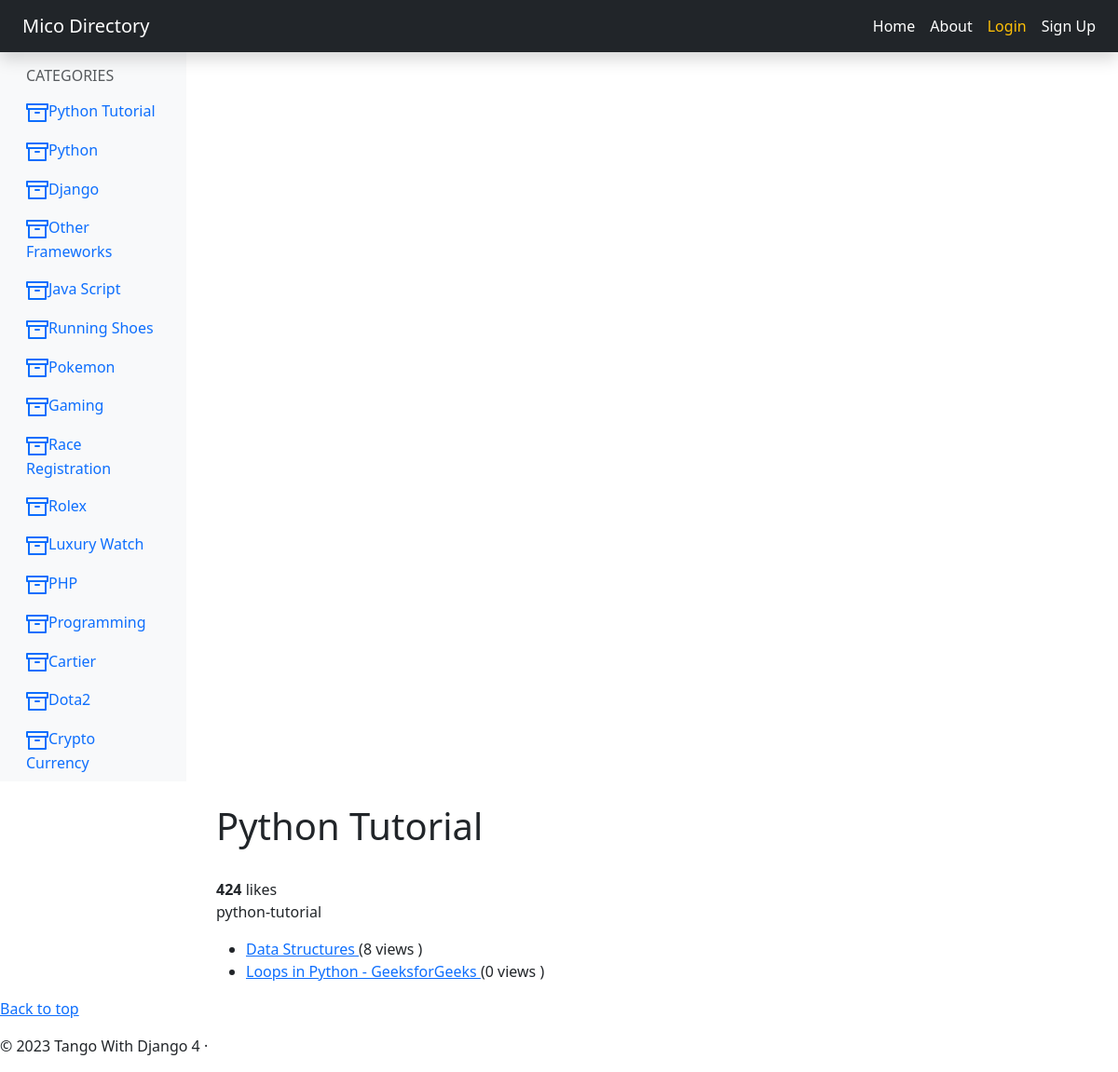
Page /rango/category/python-tutorial/ on the committed database.
### rango/models.py (models this page shows, shortened)
class Category(models.Model):
    name = models.CharField(max_length=128, unique=True)
    views = models.IntegerField(default=0)
    likes = models.IntegerField(default=0)
    slug = models.SlugField(unique=True)
    date_added = models.DateTimeField(default=timezone.now)
    class Meta:
        verbose_name_plural = 'Categories'

class Page(models.Model):
    category = models.ForeignKey(Category, on_delete=models.CASCADE)
    title = models.CharField(max_length=128)
    url = models.URLField()
    views = models.IntegerField(default=0)
    date_added = models.DateTimeField(default=timezone.now)

### rango/views.py (the view, shortened to what this page needs)
class ShowCategoryView(View):
    def get_category(self, category_name_slug):
        try:
            return Category.objects.get(slug=category_name_slug)
        except Category.DoesNotExist:
            return None
    def get(self, request, category_name_slug):
        category = self.get_category(category_name_slug)
        context_dict = {
            'category': category,
            'pages': None,
            'result_list': [],
            'query': ''
        }
        if category:
            pages = Page.objects.filter(category=category).order_by('-views')
            context_dict['pages'] = pages
        return render(request, 'rango/category.html', context=context_dict)

### rango/templatetags/rango_template_tags.py (called while the page is built)
@register.inclusion_tag('rango/categories.html', takes_context=True)
def get_category_list(context, current_category=None):
    return {
        'categories': Category.objects.all(),
        'current_category': current_category,
        'user': context['user']
            }

### rango/templates/rango/category.html (shortened to what this page needs)
    {% extends 'rango/base.html' %}
    {% load static %}
    {% block body_block %}
        {% if category %}
            <h1>{{ category.name }}</h1><br />
            <div>
                <strong id="like_count">{{ category.likes }}</strong> likes
            </div>
            <p>{{ category.slug }}</p>
            <div id="page-listing">
                {% if pages %}
                    <ul>
                        {% for page in pages %}
                            <li>
                                <a href="{% url 'rango:goto' %}?page_id={{page.id}}">
                                {{ page.title }}
                                </a>
                                ({{ page.views }}
                                {% if page.views == 1 %}
                                    view
                                {% else %}
                                    views
                                {% endif %}
                                )
                            </li>
                        {% endfor %}
                    </ul>
                {% else %}
                    <strong>No pages currently in category.</strong>
                {% endif %}
            </div>
        {% else %}
            <h1>Category not found.</h1>
        {% endif %}
    {% endblock %}

### rango/templates/rango/categories.html
<ul class="nav flex-column">
{% if categories %}
    {% for c in categories %}
        {% if c == current_category %}
            <li class="nav-item">
                <a class="nav-link activate"
                    href="{% url 'rango:show_category' c.slug %}">
                       <span data-feather="archive"></span>{{ c.name }}
                </a>
            </li>
        {% else %}
            <li class="nav-item">
                <a class="nav-link"
                    href="{% url 'rango:show_category' c.slug %}">
                    <span data-feather="archive"></span>{{ c.name }}
                </a>
            </li>
        {% endif %}
    {% endfor %}
{% else %}
    <li class="nav-item">
        There are no categories present.
    </li>
{% endif %}
</ul>

### rows in the picture
Category: name "Python Tutorial", likes "424", slug "python-tutorial"
Category: name "Python"
Category: name "Django"
Category: name "Other Frameworks"
Category: name "Java Script"
Category: name "Running Shoes"
Category: name "Pokemon"
Category: name "Gaming"
Category: name "Race Registration"
Category: name "Rolex"
Category: name "Luxury Watch"
Category: name "PHP"
Category: name "Programming"
Category: name "Cartier"
Category: name "Dota2"
Category: name "Crypto Currency"
Page: title "Data Structures", views "8"
Page: title "Loops in Python - GeeksforGeeks", views "0"
